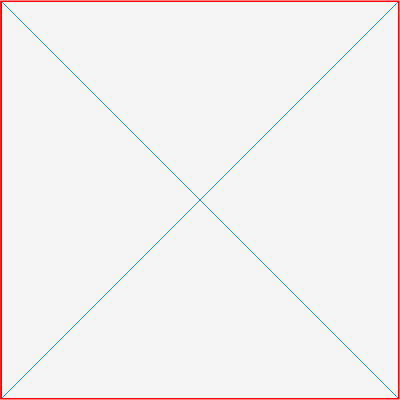
Frame 1 (no input)
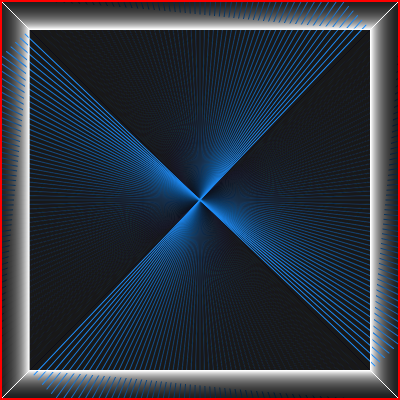
Frame 60 (no input)
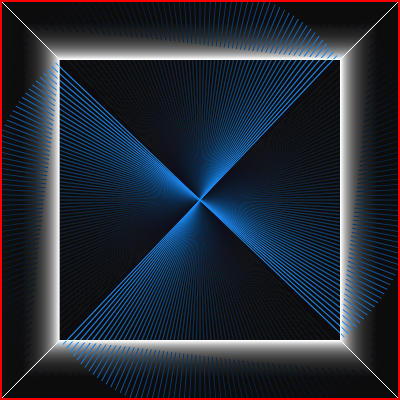
Frame 120 (the mouse pressed at the canvas centre since frame 60)

The p5.js sketch that drew these frames (run headless with seeded random() and noise() and a simulated clock; from frame 60 on, the mouse is pressed at the canvas centre):

// p5.js sketch
// ── sketch.js
// File: 032318_4

let change = 0
let direction = 1
let angle = 0

function setup() {
  createCanvas(400, 400)
  background(0)
  pixelDensity(displayDensity())

  angleMode(DEGREES)
  rectMode(CENTER)
  textAlign(CENTER)
}

function draw() {
  background(0, 10)
  // background(0,50)

  // Connections
  push()
  // stroke(255, 165, 0)
  // background(0,30)
  stroke(255)
  line(1, 1, change / 2, change / 2) /*Top Left*/
  line(width, 0, width - change / 2, change / 2) /*Top Right*/
  line(width, height, width - change / 2, height - change / 2) /*Bottom Right*/
  line(0, height, change / 2, height - change / 2) /*Bottom Left*/
  pop()

  push()
  fill(255, 165, 0)
  // background(0,30)

    // text("Framecount: "+frameCount, width/2, height/6)
    translate(width/2, height/2)
    rotate(1.5*angle)
    translate(-width/2, -height/2)


  // stroke(255,0,0)
  stroke(30, 144, 255)
  line(width/2, height/2, change / 2, change / 2) /*Top Left*/
  // stroke(255)
  line(width/2, height/2, width - change / 2, change / 2) /*Top Right*/
  line(width/2, height/2, width - change / 2, height - change / 2) /*Bottom Right*/
  line(width/2, height/2, change / 2, height - change / 2) /*Bottom Left*/
  pop()

  // Red Rectangle
  push()
  stroke(255, 0, 0)
  strokeWeight(3)
  noFill()
  rect(width / 2, height / 2, width - 1, height - 1)
  pop()

  // White Rectangle

  push()
  stroke(255)
  noFill()
  rect(width / 2, height / 2, width - change, height - change)
  pop()
  change += direction

  if (change > width || change < 0 || change > height) {
    direction *= -1
  }

  angle ++

}
